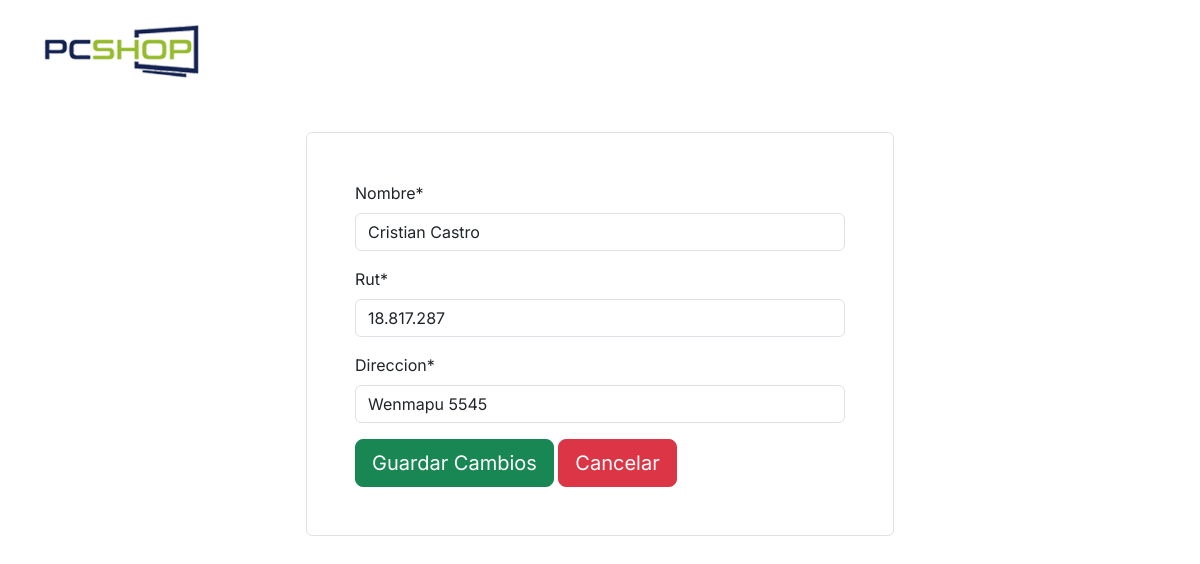
/perfil/modificar_datos/cris.castrog@duocuc.cl, run on the app's committed database.
### aplicacion/models.py (models this page shows)
class Cliente(models.Model):
    email=models.EmailField(primary_key=True, verbose_name='E-mail', null=False)
    rut=models.CharField(max_length=10, null = True)
    nombre=models.CharField(max_length=50, null=True)
    direccion=models.CharField(max_length=500, null=True)

### aplicacion/views.py (the view)
# urls.py: path('perfil/modificar_datos/<id>',modificarDatos, name='modificar_datos'),
def modificarDatos(request, id):
    cliente = get_object_or_404(Cliente, email = id)
    form = UpdClienteForm(instance = cliente)
    if request.method == "POST":
        form = UpdClienteForm(request.POST, files = request.FILES, instance = cliente)
        if form.is_valid():
            form.save()
            return redirect(to="pago")
    datos = {
        'cliente' : cliente,
        'form' : form
    }
    return render(request,'aplicacion/modificar_datos.html', datos)

### aplicacion/forms.py
class UpdClienteForm(forms.ModelForm):
    class Meta:
        model = Cliente
        fields = ['nombre','rut','direccion']

### aplicacion/templates/aplicacion/modificar_datos.html (shortened to what this page needs)
{% load static %}
{% load crispy_forms_tags %}
<!DOCTYPE html>
<html lang="es">
<head>
    <link rel="stylesheet" href="{% static "aplicacion/css/bootstrap.css" %}">
    <link rel="stylesheet" href="{% static "aplicacion/css/style.css" %}">
</head>
<body>
    <div class="row m-3">
        <div class="col-5" ><a href="{% url "index" %}"><img src="{% static "aplicacion/img/pcshop_logo.png" %}" alt="" height="76px"></a></div>
      </div>
    <br>
    <div class="row">
        <div class="col-lg-3"></div>
        <div class="col-lg-6">
            <div class="p-5 border rounded">
                <form action="" method="post" enctype="multipart/form-data">
                   {{form | crispy}}
                    <div class="mt-3">
                        <input type="submit" value="Guardar Cambios" class="btn btn-success btn-lg">
                        <a href="{% url "pago" %}" class="btn btn-danger btn-lg">Cancelar</a>
                    </div>
                </form>
            </div>
        </div>
        <div class="col-lg-3"></div>
    </div>
</body>
</html>

### aplicacion/static/aplicacion/css/style.css (style rules this page uses)
body, button { font-family: "Inter", sans-serif; }
:root { --offcanvas-width: 270px; --topNavbarHeight: 56px; }
@media (min-width: 992px) { body { overflow: auto !important; } }
a { color: unset; text-decoration: none; }

### data on the page
Cliente: nombre "Cristian Castro", rut "18.817.287", direccion "Wenmapu 5545"
